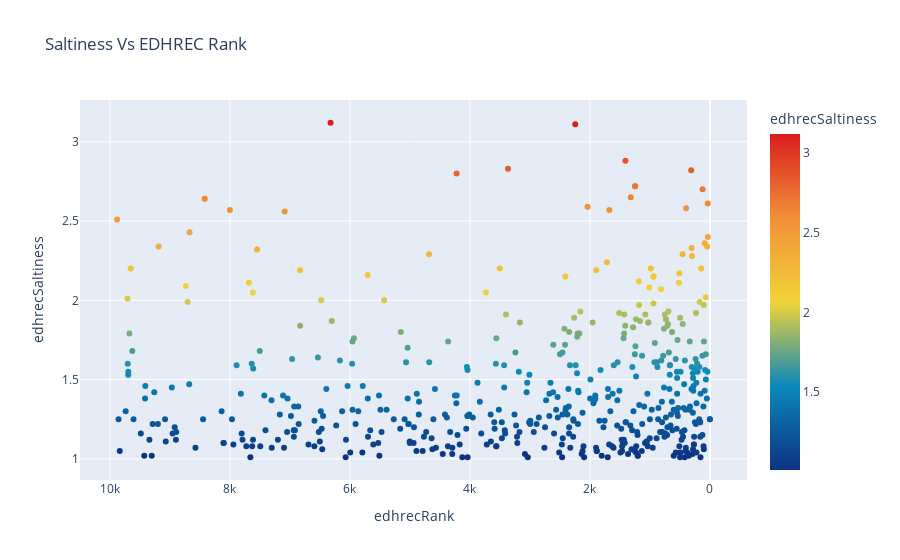

Write notebook code for a chart like this one.
### Code cell
import plotly.express as px

filtered_df = df[(df['edhrecRank'] <= 10000) & (df['edhrecSaltiness'] > 1)]
fig = px.scatter(filtered_df, x='edhrecRank', y='edhrecSaltiness', title="Saltiness Vs EDHREC Rank", color_continuous_scale='portland', hover_name='name', color='edhrecSaltiness')
fig.update_layout(xaxis=dict(autorange='reversed'))

### Figure 1 — Plotly figure (JSON) as saved in the notebook; plotly's stock layout.template omitted (floating-point values rounded to 4 significant figures; data arrays with more than 128 entries replaced by an {"elided": "..."} marker saying what was removed)
{"data": [{"hovertemplate": "<b>%{hovertext}</b><br><br>edhrecRank=%{x}<br>edhrecSaltiness=%{marker.color}<extra></extra>", "hovertext": {"elided": "485 str values"}, "legendgroup": "", "marker": {"color": {"elided": "485 float values"}, "coloraxis": "coloraxis", "symbol": "circle"}, "mode": "markers", "name": "", "orientation": "v", "showlegend": false, "type": "scatter", "x": {"elided": "485 int values"}, "xaxis": "x", "y": {"elided": "485 float values"}, "yaxis": "y"}], "layout": {"coloraxis": {"colorbar": {"title": {"text": "edhrecSaltiness"}}, "colorscale": [[0, "rgb(12,51,131)"], [0.25, "rgb(10,136,186)"], [0.5, "rgb(242,211,56)"], [0.75, "rgb(242,143,56)"], [1, "rgb(217,30,30)"]]}, "legend": {"tracegroupgap": 0}, "title": {"text": "Saltiness Vs EDHREC Rank"}, "xaxis": {"anchor": "y", "autorange": "reversed", "domain": [0, 1], "title": {"text": "edhrecRank"}}, "yaxis": {"anchor": "x", "domain": [0, 1], "title": {"text": "edhrecSaltiness"}}}}
